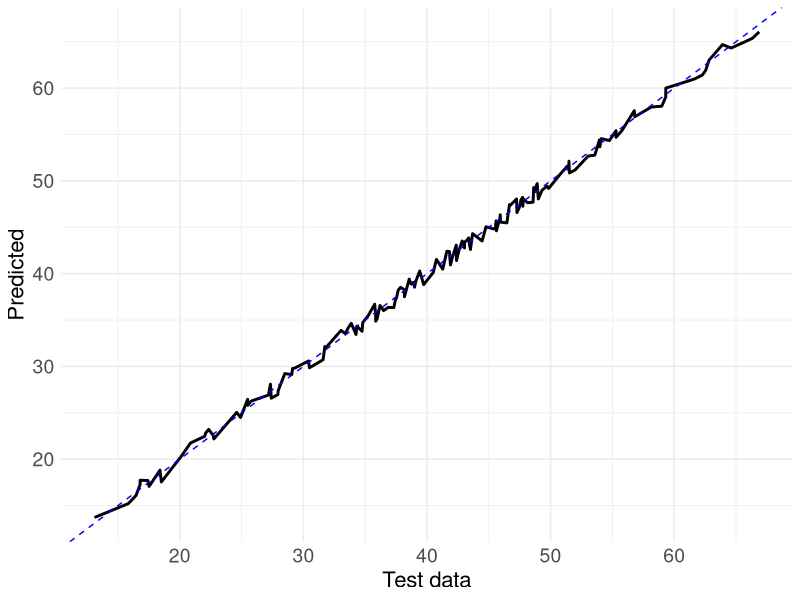
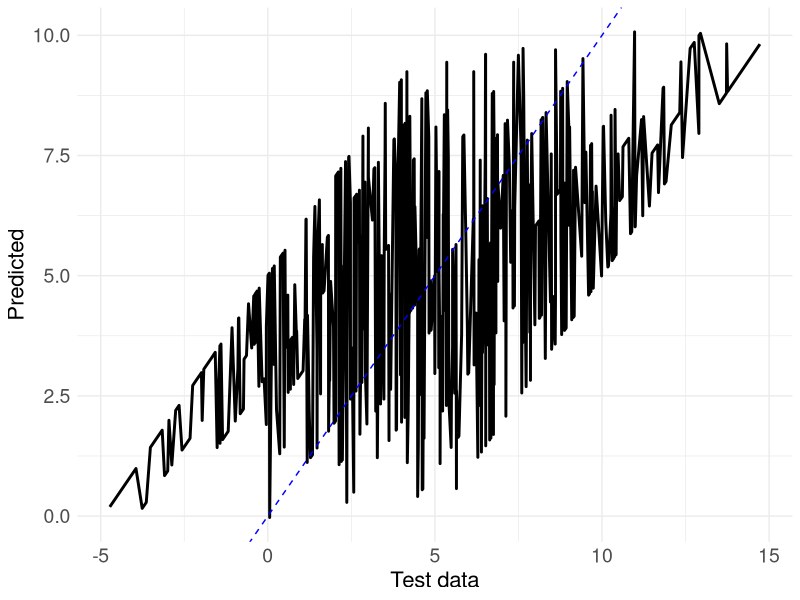

The R script that drew these images, in order:
library(ggplot2)
library(readr)
library(lubridate)
library(MASS)

data_2s_df <- read.csv("data/Chap_7_HW_File_2s.csv")
data_3s_df <- read.csv("data/Chap_7_HW_File_3s.csv")

# Convert to correct date format
data_2s_df$Date <- ymd(data_2s_df$Date)  
data_3s_df$Date <- mdy(data_3s_df$Date) 

# Split the data
split_data <- function(data) {
  total_rows <- nrow(data)
  split_index <- 1:floor(0.9 * total_rows)
  train_df <- data[split_index, ]
  test_df <- data[-split_index, ]
  list(train_df = train_df, test_df = test_df)
}

split_2s_df <- split_data(data_2s_df)
split_3s_df <- split_data(data_3s_df)

# Function to create models
create_models <- function(train_df) {
  models <- list(
    P1       = lm(Data ~ P1, data = train_df),
    P2       = lm(Data ~ P2, data = train_df),
    P3       = lm(Data ~ P3, data = train_df),
    P1_P2    = lm(Data ~ P1 + P2, data = train_df),
    P1_P3    = lm(Data ~ P1 + P3, data = train_df),
    P2_P3    = lm(Data ~ P2 + P3, data = train_df),
    P1_P2_P3 = lm(Data ~ P1 + P2 + P3, data = train_df)
  )
  return(models)
}

models_2s <- create_models(split_2s_df$train_df)
models_3s <- create_models(split_3s_df$train_df)

# Evaluate models
evaluate_models <- function(models, test_df) {
  results_df <- data.frame(Model = character(), 
                           RMSE = numeric(), 
                           stringsAsFactors = FALSE)
  
  for (name in names(models)) {
    model <- models[[name]]
    
    preds <- predict(model, newdata = test_df)
    rmse <- sqrt(mean((test_df$Data - preds)^2))
    
    results_df <- rbind(results_df, 
                        data.frame(Model = name, RMSE = rmse))
  }
  
  results_df <- results_df[order(results_df$RMSE), ]
  
  return(results_df)
}

results_2s <- evaluate_models(models_2s, split_2s_df$test_df)
results_3s <- evaluate_models(models_3s, split_3s_df$test_df)

print(results_2s)
print(results_3s)

# Stepwise selection
stepwise_2s <- stepAIC(lm(Data ~ P1 + P2 + P3, data = split_2s_df$train_df), 
                          direction = "both")
stepwise_3s <- stepAIC(lm(Data ~ P1 + P2 + P3, data = split_3s_df$train_df), 
                          direction = "both")

summary(stepwise_2s)
summary(stepwise_3s)

# Plot best model
plot_best_model <- function(best_model, test_df) {
  preds <- predict(best_model, newdata = test_df)
  plot_df <- data.frame(Actual = test_df$Data, Predicted = preds)
  
  ggplot(plot_df, aes(x = Actual, y = Predicted)) +
    geom_line(size=1) +
    geom_abline(intercept = 0, slope = 1, linetype = "dashed", color = "blue") +
    labs(x = "Test data", 
         y = "Predicted") +
    theme_minimal() +
    theme(
      axis.title.x = element_text(size = 16, hjust = 0.5),
      axis.title.y = element_text(size = 16),
      axis.text.x = element_text(size = 14),
      axis.text.y = element_text(size = 14),
      legend.title = element_text(size = 16),
      legend.text = element_text(size = 14)
    )
}

plot_best_model(stepwise_2s, split_2s_df$test_df)
plot_best_model(stepwise_3s, split_3s_df$test_df)